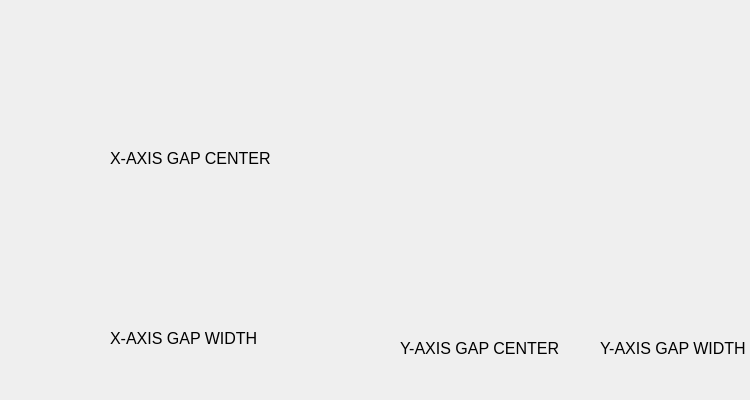
    <widget class="QFrame" name="frame">
     <property name="sizePolicy">
      <sizepolicy hsizetype="Maximum" vsizetype="Maximum">
       <horstretch>0</horstretch>
       <verstretch>0</verstretch>
      </sizepolicy>
     </property>
     <property name="minimumSize">
      <size>
       <width>398</width>
       <height>400</height>
      </size>
     </property>
     <property name="maximumSize">
      <size>
       <width>750</width>
       <height>600</height>
      </size>
     </property>
     <property name="styleSheet">
      <string notr="true">PyDMLabel {
color: black;
background-color: none;
border-radius: 0px;
}</string>
     </property>
     <property name="frameShape">
      <enum>QFrame::NoFrame</enum>
     </property>
     <property name="frameShadow">
      <enum>QFrame::Plain</enum>
     </property>
     <property name="lineWidth">
      <number>0</number>
     </property>
     <widget class="PyDMScaleIndicator" name="PyDMScaleIndicator_15">
      <property name="geometry">
       <rect>
        <x>630</x>
        <y>40</y>
        <width>71</width>
        <height>144</height>
       </rect>
      </property>
      <property name="sizePolicy">
       <sizepolicy hsizetype="Fixed" vsizetype="Fixed">
        <horstretch>0</horstretch>
        <verstretch>0</verstretch>
       </sizepolicy>
      </property>
      <property name="baseSize">
       <size>
        <width>0</width>
        <height>0</height>
       </size>
      </property>
      <property name="toolTip">
       <string/>
      </property>
      <property name="precision" stdset="0">
       <number>3</number>
      </property>
      <property name="precisionFromPV" stdset="0">
       <bool>false</bool>
      </property>
      <property name="channel" stdset="0">
       <string>ca://${prefix}:YWIDTH.RBV</string>
      </property>
      <property name="showValue" stdset="0">
       <bool>false</bool>
      </property>
      <property name="showLimits" stdset="0">
       <bool>false</bool>
      </property>
      <property name="showTicks" stdset="0">
       <bool>false</bool>
      </property>
      <property name="orientation" stdset="0">
       <enum>Qt::Vertical</enum>
      </property>
      <property name="flipScale" stdset="0">
       <bool>false</bool>
      </property>
      <property name="invertedAppearance" stdset="0">
       <bool>false</bool>
      </property>
      <property name="barIndicator" stdset="0">
       <bool>true</bool>
      </property>
      <property name="backgroundColor" stdset="0">
       <color>
        <red>0</red>
        <green>0</green>
        <blue>0</blue>
       </color>
      </property>
      <property name="indicatorColor" stdset="0">
       <color>
        <red>255</red>
        <green>170</green>
        <blue>0</blue>
       </color>
      </property>
      <property name="scaleHeight" stdset="0">
       <number>80</number>
      </property>
      <property name="valuePosition" stdset="0">
       <enum>Qt::TopEdge</enum>
      </property>
      <property name="originAtZero" stdset="0">
       <bool>true</bool>
      </property>
      <property name="limitsFromChannel" stdset="0">
       <bool>false</bool>
      </property>
      <property name="userLowerLimit" stdset="0">
       <double>0.000000000000000</double>
      </property>
      <property name="userUpperLimit" stdset="0">
       <double>10.000000000000000</double>
      </property>
     </widget>
     <widget class="PyDMScaleIndicator" name="PyDMScaleIndicator_17">
      <property name="enabled">
       <bool>false</bool>
      </property>
      <property name="geometry">
       <rect>
        <x>20</x>
        <y>190</y>
        <width>161</width>
        <height>101</height>
       </rect>
      </property>
      <property name="toolTip">
       <string/>
      </property>
      <property name="precision" stdset="0">
       <number>3</number>
      </property>
      <property name="precisionFromPV" stdset="0">
       <bool>false</bool>
      </property>
      <property name="channel" stdset="0">
       <string>ca://${prefix}:XWIDTH.RBV</string>
      </property>
      <property name="showValue" stdset="0">
       <bool>false</bool>
      </property>
      <property name="showLimits" stdset="0">
       <bool>false</bool>
      </property>
      <property name="showTicks" stdset="0">
       <bool>false</bool>
      </property>
      <property name="orientation" stdset="0">
       <enum>Qt::Horizontal</enum>
      </property>
      <property name="flipScale" stdset="0">
       <bool>false</bool>
      </property>
      <property name="invertedAppearance" stdset="0">
       <bool>true</bool>
      </property>
      <property name="barIndicator" stdset="0">
       <bool>true</bool>
      </property>
      <property name="backgroundColor" stdset="0">
       <color>
        <red>0</red>
        <green>0</green>
        <blue>0</blue>
       </color>
      </property>
      <property name="indicatorColor" stdset="0">
       <color>
        <red>255</red>
        <green>170</green>
        <blue>0</blue>
       </color>
      </property>
      <property name="scaleHeight" stdset="0">
       <number>80</number>
      </property>
      <property name="valuePosition" stdset="0">
       <enum>Qt::TopEdge</enum>
      </property>
      <property name="limitsFromChannel" stdset="0">
       <bool>false</bool>
      </property>
      <property name="userLowerLimit" stdset="0">
       <double>0.000000000000000</double>
      </property>
      <property name="userUpperLimit" stdset="0">
       <double>10.000000000000000</double>
      </property>
     </widget>
     <widget class="QLabel" name="label_6">
      <property name="geometry">
       <rect>
        <x>110</x>
        <y>330</y>
        <width>151</width>
        <height>16</height>
       </rect>
      </property>
      <property name="font">
       <font>
        <pointsize>12</pointsize>
       </font>
      </property>
      <property name="text">
       <string>X-AXIS GAP WIDTH</string>
      </property>
     </widget>
     <widget class="QLabel" name="label_8">
      <property name="geometry">
       <rect>
        <x>600</x>
        <y>340</y>
        <width>151</width>
        <height>16</height>
       </rect>
      </property>
      <property name="font">
       <font>
        <pointsize>12</pointsize>
       </font>
      </property>
      <property name="text">
       <string>Y-AXIS GAP WIDTH</string>
      </property>
     </widget>
     <widget class="PyDMScaleIndicator" name="PyDMScaleIndicator_18">
      <property name="enabled">
       <bool>false</bool>
      </property>
      <property name="geometry">
       <rect>
        <x>170</x>
        <y>190</y>
        <width>161</width>
        <height>101</height>
       </rect>
      </property>
      <property name="toolTip">
       <string/>
      </property>
      <property name="frameShadow">
       <enum>QFrame::Sunken</enum>
      </property>
      <property name="precision" stdset="0">
       <number>3</number>
      </property>
      <property name="precisionFromPV" stdset="0">
       <bool>false</bool>
      </property>
      <property name="channel" stdset="0">
       <string>ca://${prefix}:XWIDTH.RBV</string>
      </property>
      <property name="showValue" stdset="0">
       <bool>false</bool>
      </property>
      <property name="showLimits" stdset="0">
       <bool>false</bool>
      </property>
      <property name="showTicks" stdset="0">
       <bool>false</bool>
      </property>
      <property name="orientation" stdset="0">
       <enum>Qt::Horizontal</enum>
      </property>
      <property name="flipScale" stdset="0">
       <bool>false</bool>
      </property>
      <property name="invertedAppearance" stdset="0">
       <bool>false</bool>
      </property>
      <property name="barIndicator" stdset="0">
       <bool>true</bool>
      </property>
      <property name="backgroundColor" stdset="0">
       <color>
        <red>0</red>
        <green>0</green>
        <blue>0</blue>
       </color>
      </property>
      <property name="indicatorColor" stdset="0">
       <color>
        <red>255</red>
        <green>170</green>
        <blue>0</blue>
       </color>
      </property>
      <property name="scaleHeight" stdset="0">
       <number>80</number>
      </property>
      <property name="valuePosition" stdset="0">
       <enum>Qt::TopEdge</enum>
      </property>
      <property name="originAtZero" stdset="0">
       <bool>true</bool>
      </property>
      <property name="limitsFromChannel" stdset="0">
       <bool>false</bool>
      </property>
      <property name="userLowerLimit" stdset="0">
       <double>0.000000000000000</double>
      </property>
      <property name="userUpperLimit" stdset="0">
       <double>10.000000000000000</double>
      </property>
     </widget>
     <widget class="PyDMScaleIndicator" name="PyDMScaleIndicator_16">
      <property name="geometry">
       <rect>
        <x>630</x>
        <y>170</y>
        <width>71</width>
        <height>144</height>
       </rect>
      </property>
      <property name="sizePolicy">
       <sizepolicy hsizetype="Fixed" vsizetype="Fixed">
        <horstretch>0</horstretch>
        <verstretch>0</verstretch>
       </sizepolicy>
      </property>
      <property name="baseSize">
       <size>
        <width>0</width>
        <height>0</height>
       </size>
      </property>
      <property name="toolTip">
       <string/>
      </property>
      <property name="precision" stdset="0">
       <number>3</number>
      </property>
      <property name="precisionFromPV" stdset="0">
       <bool>false</bool>
      </property>
      <property name="channel" stdset="0">
       <string>ca://${prefix}:YWIDTH.RBV</string>
      </property>
      <property name="showValue" stdset="0">
       <bool>false</bool>
      </property>
      <property name="showLimits" stdset="0">
       <bool>false</bool>
      </property>
      <property name="showTicks" stdset="0">
       <bool>false</bool>
      </property>
      <property name="orientation" stdset="0">
       <enum>Qt::Vertical</enum>
      </property>
      <property name="flipScale" stdset="0">
       <bool>false</bool>
      </property>
      <property name="invertedAppearance" stdset="0">
       <bool>true</bool>
      </property>
      <property name="barIndicator" stdset="0">
       <bool>true</bool>
      </property>
      <property name="backgroundColor" stdset="0">
       <color>
        <red>0</red>
        <green>0</green>
        <blue>0</blue>
       </color>
      </property>
      <property name="indicatorColor" stdset="0">
       <color>
        <red>255</red>
        <green>170</green>
        <blue>0</blue>
       </color>
      </property>
      <property name="scaleHeight" stdset="0">
       <number>80</number>
      </property>
      <property name="valuePosition" stdset="0">
       <enum>Qt::TopEdge</enum>
      </property>
      <property name="originAtZero" stdset="0">
       <bool>true</bool>
      </property>
      <property name="limitsFromChannel" stdset="0">
       <bool>false</bool>
      </property>
      <property name="userLowerLimit" stdset="0">
       <double>0.000000000000000</double>
      </property>
      <property name="userUpperLimit" stdset="0">
       <double>10.000000000000000</double>
      </property>
     </widget>
     <widget class="PyDMScaleIndicator" name="PyDMScaleIndicator_19">
      <property name="enabled">
       <bool>false</bool>
      </property>
      <property name="geometry">
       <rect>
        <x>20</x>
        <y>20</y>
        <width>311</width>
        <height>121</height>
       </rect>
      </property>
      <property name="toolTip">
       <string/>
      </property>
      <property name="precision" stdset="0">
       <number>3</number>
      </property>
      <property name="precisionFromPV" stdset="0">
       <bool>false</bool>
      </property>
      <property name="channel" stdset="0">
       <string>ca://${prefix}:XCENTER.RBV</string>
      </property>
      <property name="showValue" stdset="0">
       <bool>true</bool>
      </property>
      <property name="showLimits" stdset="0">
       <bool>true</bool>
      </property>
      <property name="showTicks" stdset="0">
       <bool>true</bool>
      </property>
      <property name="orientation" stdset="0">
       <enum>Qt::Horizontal</enum>
      </property>
      <property name="flipScale" stdset="0">
       <bool>false</bool>
      </property>
      <property name="invertedAppearance" stdset="0">
       <bool>false</bool>
      </property>
      <property name="barIndicator" stdset="0">
       <bool>false</bool>
      </property>
      <property name="backgroundColor" stdset="0">
       <color>
        <red>0</red>
        <green>0</green>
        <blue>0</blue>
       </color>
      </property>
      <property name="indicatorColor" stdset="0">
       <color>
        <red>255</red>
        <green>170</green>
        <blue>0</blue>
       </color>
      </property>
      <property name="scaleHeight" stdset="0">
       <number>80</number>
      </property>
      <property name="valuePosition" stdset="0">
       <enum>Qt::TopEdge</enum>
      </property>
      <property name="originAtZero" stdset="0">
       <bool>false</bool>
      </property>
      <property name="limitsFromChannel" stdset="0">
       <bool>false</bool>
      </property>
      <property name="userLowerLimit" stdset="0">
       <double>0.000000000000000</double>
      </property>
      <property name="userUpperLimit" stdset="0">
       <double>7.000000000000000</double>
      </property>
     </widget>
     <widget class="PyDMScaleIndicator" name="PyDMScaleIndicator_20">
      <property name="geometry">
       <rect>
        <x>450</x>
        <y>40</y>
        <width>111</width>
        <height>271</height>
       </rect>
      </property>
      <property name="sizePolicy">
       <sizepolicy hsizetype="Fixed" vsizetype="Fixed">
        <horstretch>0</horstretch>
        <verstretch>0</verstretch>
       </sizepolicy>
      </property>
      <property name="baseSize">
       <size>
        <width>0</width>
        <height>0</height>
       </size>
      </property>
      <property name="toolTip">
       <string/>
      </property>
      <property name="precision" stdset="0">
       <number>3</number>
      </property>
      <property name="precisionFromPV" stdset="0">
       <bool>false</bool>
      </property>
      <property name="channel" stdset="0">
       <string>ca://${prefix}:YCENTER.RBV</string>
      </property>
      <property name="showValue" stdset="0">
       <bool>true</bool>
      </property>
      <property name="showLimits" stdset="0">
       <bool>true</bool>
      </property>
      <property name="showTicks" stdset="0">
       <bool>true</bool>
      </property>
      <property name="orientation" stdset="0">
       <enum>Qt::Vertical</enum>
      </property>
      <property name="flipScale" stdset="0">
       <bool>false</bool>
      </property>
      <property name="invertedAppearance" stdset="0">
       <bool>false</bool>
      </property>
      <property name="barIndicator" stdset="0">
       <bool>false</bool>
      </property>
      <property name="backgroundColor" stdset="0">
       <color>
        <red>0</red>
        <green>0</green>
        <blue>0</blue>
       </color>
      </property>
      <property name="indicatorColor" stdset="0">
       <color>
        <red>255</red>
        <green>170</green>
        <blue>0</blue>
       </color>
      </property>
      <property name="scaleHeight" stdset="0">
       <number>80</number>
      </property>
      <property name="valuePosition" stdset="0">
       <enum>Qt::TopEdge</enum>
      </property>
      <property name="originAtZero" stdset="0">
       <bool>true</bool>
      </property>
      <property name="limitsFromChannel" stdset="0">
       <bool>false</bool>
      </property>
      <property name="userLowerLimit" stdset="0">
       <double>0.000000000000000</double>
      </property>
      <property name="userUpperLimit" stdset="0">
       <double>7.000000000000000</double>
      </property>
     </widget>
     <widget class="QLabel" name="label_7">
      <property name="geometry">
       <rect>
        <x>110</x>
        <y>150</y>
        <width>161</width>
        <height>16</height>
       </rect>
      </property>
      <property name="font">
       <font>
        <pointsize>12</pointsize>
       </font>
      </property>
      <property name="text">
       <string>X-AXIS GAP CENTER</string>
      </property>
     </widget>
     <widget class="QLabel" name="label_13">
      <property name="geometry">
       <rect>
        <x>400</x>
        <y>340</y>
        <width>161</width>
        <height>16</height>
       </rect>
      </property>
      <property name="font">
       <font>
        <pointsize>12</pointsize>
       </font>
      </property>
      <property name="text">
       <string>Y-AXIS GAP CENTER</string>
      </property>
     </widget>
     <widget class="PyDMScaleIndicator" name="PyDMScaleIndicator_21">
      <property name="enabled">
       <bool>false</bool>
      </property>
      <property name="geometry">
       <rect>
        <x>20</x>
        <y>190</y>
        <width>311</width>
        <height>101</height>
       </rect>
      </property>
      <property name="toolTip">
       <string/>
      </property>
      <property name="precision" stdset="0">
       <number>3</number>
      </property>
      <property name="showUnits" stdset="0">
       <bool>false</bool>
      </property>
      <property name="precisionFromPV" stdset="0">
       <bool>false</bool>
      </property>
      <property name="channel" stdset="0">
       <string/>
      </property>
      <property name="showValue" stdset="0">
       <bool>false</bool>
      </property>
      <property name="showLimits" stdset="0">
       <bool>true</bool>
      </property>
      <property name="showTicks" stdset="0">
       <bool>true</bool>
      </property>
      <property name="orientation" stdset="0">
       <enum>Qt::Horizontal</enum>
      </property>
      <property name="flipScale" stdset="0">
       <bool>false</bool>
      </property>
      <property name="invertedAppearance" stdset="0">
       <bool>false</bool>
      </property>
      <property name="barIndicator" stdset="0">
       <bool>false</bool>
      </property>
      <property name="backgroundColor" stdset="0">
       <color>
        <red>0</red>
        <green>0</green>
        <blue>0</blue>
       </color>
      </property>
      <property name="indicatorColor" stdset="0">
       <color>
        <red>255</red>
        <green>170</green>
        <blue>0</blue>
       </color>
      </property>
      <property name="scaleHeight" stdset="0">
       <number>80</number>
      </property>
      <property name="valuePosition" stdset="0">
       <enum>Qt::TopEdge</enum>
      </property>
      <property name="originAtZero" stdset="0">
       <bool>true</bool>
      </property>
      <property name="limitsFromChannel" stdset="0">
       <bool>false</bool>
      </property>
      <property name="userLowerLimit" stdset="0">
       <double>-10.000000000000000</double>
      </property>
      <property name="userUpperLimit" stdset="0">
       <double>10.000000000000000</double>
      </property>
     </widget>
     <widget class="PyDMScaleIndicator" name="PyDMScaleIndicator_22">
      <property name="geometry">
       <rect>
        <x>630</x>
        <y>40</y>
        <width>121</width>
        <height>271</height>
       </rect>
      </property>
      <property name="sizePolicy">
       <sizepolicy hsizetype="Fixed" vsizetype="Fixed">
        <horstretch>0</horstretch>
        <verstretch>0</verstretch>
       </sizepolicy>
      </property>
      <property name="baseSize">
       <size>
        <width>0</width>
        <height>0</height>
       </size>
      </property>
      <property name="toolTip">
       <string/>
      </property>
      <property name="precision" stdset="0">
       <number>3</number>
      </property>
      <property name="precisionFromPV" stdset="0">
       <bool>false</bool>
      </property>
      <property name="channel" stdset="0">
       <string/>
      </property>
      <property name="showValue" stdset="0">
       <bool>false</bool>
      </property>
      <property name="showLimits" stdset="0">
       <bool>true</bool>
      </property>
      <property name="showTicks" stdset="0">
       <bool>true</bool>
      </property>
      <property name="orientation" stdset="0">
       <enum>Qt::Vertical</enum>
      </property>
      <property name="flipScale" stdset="0">
       <bool>false</bool>
      </property>
      <property name="invertedAppearance" stdset="0">
       <bool>false</bool>
      </property>
      <property name="barIndicator" stdset="0">
       <bool>false</bool>
      </property>
      <property name="backgroundColor" stdset="0">
       <color>
        <red>0</red>
        <green>0</green>
        <blue>0</blue>
       </color>
      </property>
      <property name="indicatorColor" stdset="0">
       <color>
        <red>255</red>
        <green>170</green>
        <blue>0</blue>
       </color>
      </property>
      <property name="scaleHeight" stdset="0">
       <number>80</number>
      </property>
      <property name="valuePosition" stdset="0">
       <enum>Qt::LeftEdge</enum>
      </property>
      <property name="originAtZero" stdset="0">
       <bool>true</bool>
      </property>
      <property name="limitsFromChannel" stdset="0">
       <bool>false</bool>
      </property>
      <property name="userLowerLimit" stdset="0">
       <double>-10.000000000000000</double>
      </property>
      <property name="userUpperLimit" stdset="0">
       <double>10.000000000000000</double>
      </property>
     </widget>
     <zorder>PyDMScaleIndicator_22</zorder>
     <zorder>PyDMScaleIndicator_21</zorder>
     <zorder>PyDMScaleIndicator_15</zorder>
     <zorder>PyDMScaleIndicator_17</zorder>
     <zorder>label_6</zorder>
     <zorder>label_8</zorder>
     <zorder>PyDMScaleIndicator_18</zorder>
     <zorder>PyDMScaleIndicator_16</zorder>
     <zorder>PyDMScaleIndicator_19</zorder>
     <zorder>PyDMScaleIndicator_20</zorder>
     <zorder>label_7</zorder>
     <zorder>label_13</zorder>
    </widget>
